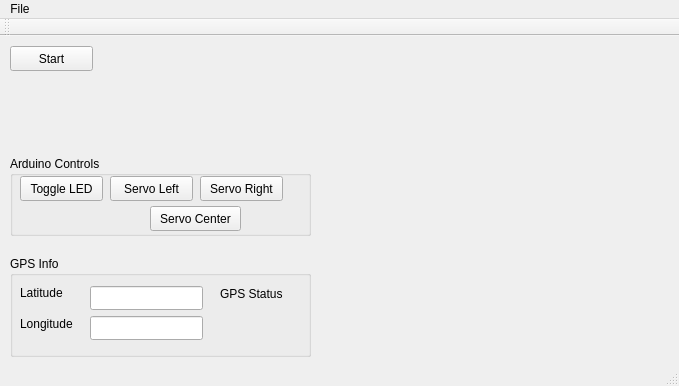
<?xml version="1.0" encoding="UTF-8"?>
<ui version="4.0">
 <class>MainWindow</class>
 <widget class="QMainWindow" name="MainWindow">
  <property name="geometry">
   <rect>
    <x>0</x>
    <y>0</y>
    <width>679</width>
    <height>386</height>
   </rect>
  </property>
  <property name="windowTitle">
   <string>MainWindow</string>
  </property>
  <widget class="QWidget" name="centralWidget">
   <widget class="QGroupBox" name="groupBox">
    <property name="geometry">
     <rect>
      <x>10</x>
      <y>220</y>
      <width>301</width>
      <height>101</height>
     </rect>
    </property>
    <property name="title">
     <string>GPS Info</string>
    </property>
    <widget class="QLineEdit" name="lineEdit_Lat">
     <property name="geometry">
      <rect>
       <x>80</x>
       <y>30</y>
       <width>113</width>
       <height>24</height>
      </rect>
     </property>
    </widget>
    <widget class="QLineEdit" name="lineEdit_Long">
     <property name="geometry">
      <rect>
       <x>80</x>
       <y>60</y>
       <width>113</width>
       <height>24</height>
      </rect>
     </property>
    </widget>
    <widget class="QLabel" name="label">
     <property name="geometry">
      <rect>
       <x>10</x>
       <y>30</y>
       <width>57</width>
       <height>14</height>
      </rect>
     </property>
     <property name="text">
      <string>Latitude</string>
     </property>
    </widget>
    <widget class="QLabel" name="label_2">
     <property name="geometry">
      <rect>
       <x>10</x>
       <y>60</y>
       <width>61</width>
       <height>16</height>
      </rect>
     </property>
     <property name="text">
      <string>Longitude</string>
     </property>
    </widget>
    <widget class="QLabel" name="label_GpsStatus">
     <property name="geometry">
      <rect>
       <x>210</x>
       <y>30</y>
       <width>101</width>
       <height>16</height>
      </rect>
     </property>
     <property name="text">
      <string>GPS Status</string>
     </property>
    </widget>
   </widget>
   <widget class="QPushButton" name="pushButton_Start">
    <property name="geometry">
     <rect>
      <x>10</x>
      <y>10</y>
      <width>83</width>
      <height>25</height>
     </rect>
    </property>
    <property name="text">
     <string>Start</string>
    </property>
   </widget>
   <widget class="QGroupBox" name="groupBox_2">
    <property name="geometry">
     <rect>
      <x>10</x>
      <y>120</y>
      <width>301</width>
      <height>80</height>
     </rect>
    </property>
    <property name="title">
     <string>Arduino Controls</string>
    </property>
    <widget class="QPushButton" name="pushButton_Ard_ToggleLed">
     <property name="geometry">
      <rect>
       <x>10</x>
       <y>20</y>
       <width>83</width>
       <height>25</height>
      </rect>
     </property>
     <property name="text">
      <string>Toggle LED</string>
     </property>
    </widget>
    <widget class="QPushButton" name="pushButton_ServoLeft">
     <property name="geometry">
      <rect>
       <x>100</x>
       <y>20</y>
       <width>83</width>
       <height>25</height>
      </rect>
     </property>
     <property name="text">
      <string>Servo Left</string>
     </property>
    </widget>
    <widget class="QPushButton" name="pushButton_ServoRight">
     <property name="geometry">
      <rect>
       <x>190</x>
       <y>20</y>
       <width>83</width>
       <height>25</height>
      </rect>
     </property>
     <property name="text">
      <string>Servo Right</string>
     </property>
    </widget>
    <widget class="QPushButton" name="pushButton_ServoCenter">
     <property name="geometry">
      <rect>
       <x>140</x>
       <y>50</y>
       <width>91</width>
       <height>25</height>
      </rect>
     </property>
     <property name="text">
      <string>Servo Center</string>
     </property>
    </widget>
   </widget>
  </widget>
  <widget class="QMenuBar" name="menuBar">
   <property name="geometry">
    <rect>
     <x>0</x>
     <y>0</y>
     <width>679</width>
     <height>22</height>
    </rect>
   </property>
   <widget class="QMenu" name="menuFile">
    <property name="title">
     <string>File</string>
    </property>
    <addaction name="actionExit"/>
   </widget>
   <addaction name="menuFile"/>
  </widget>
  <widget class="QToolBar" name="mainToolBar">
   <attribute name="toolBarArea">
    <enum>TopToolBarArea</enum>
   </attribute>
   <attribute name="toolBarBreak">
    <bool>false</bool>
   </attribute>
  </widget>
  <widget class="QStatusBar" name="statusBar"/>
  <action name="actionExit">
   <property name="text">
    <string>Exit</string>
   </property>
  </action>
 </widget>
 <layoutdefault spacing="6" margin="11"/>
 <resources/>
 <connections>
  <connection>
   <sender>actionExit</sender>
   <signal>activated()</signal>
   <receiver>MainWindow</receiver>
   <slot>close()</slot>
   <hints>
    <hint type="sourcelabel">
     <x>-1</x>
     <y>-1</y>
    </hint>
    <hint type="destinationlabel">
     <x>339</x>
     <y>192</y>
    </hint>
   </hints>
  </connection>
 </connections>
</ui>
